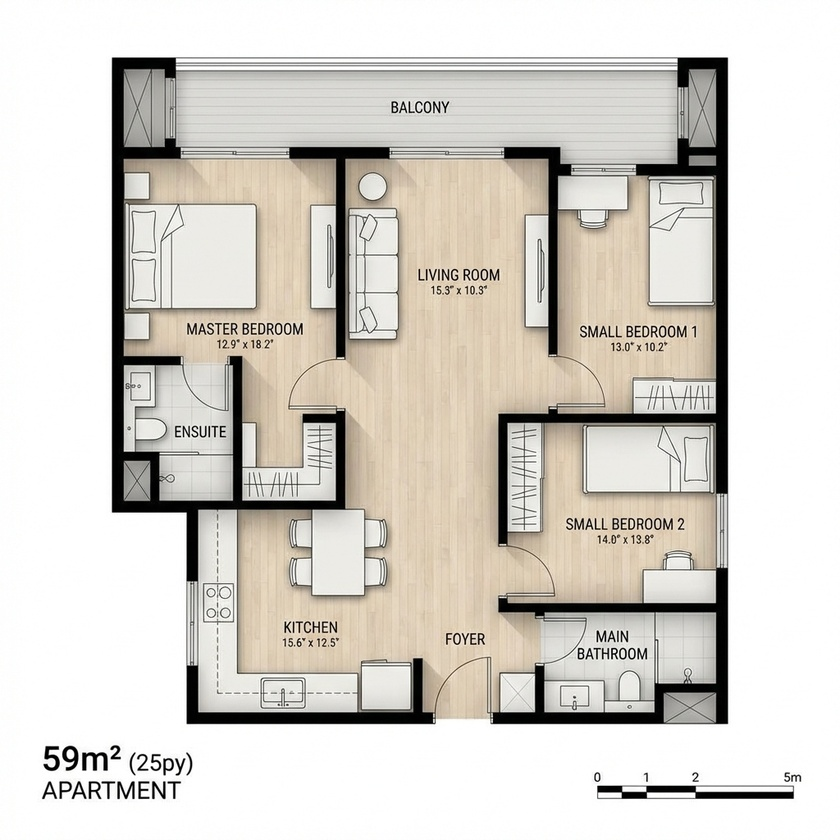
#> input picture image/unit_plan_59_v3.jpg, 840 x 840 px, shrunk from 1024 x 1024 before the run
$ python image_to_cad.py --input ../image/unit_plan_59_v3.jpg --output out.png
#> lines starting #> are read from the running program, lines starting #| are printed output that depends on the picture; after the words box and inside, x2 and y2 are one past the last pixel; in counts of white or black regions, pixels touching at a corner belong together

import argparse
import sys
import os
import cv2
import numpy as np
import ezdxf
from skimage.morphology import skeletonize

def main():
    parser = argparse.ArgumentParser(description="Convert an architectural image to a layered DXF file.")
    parser.add_argument("--input", required=True, help="Path to the source image file.")
    parser.add_argument("--output", required=True, help="Path to the destination DXF file.")
    parser.add_argument("--epsilon", type=float, default=1.0, help="Approximation accuracy for polyline simplification (default: 1.0).")
    parser.add_argument("--mode", choices=['bw', 'color'], default='bw', help="Processing mode: 'bw' for line drawings, 'color' for rendered plans.")
    args = parser.parse_args()

    input_path = args.input
    output_path = args.output

    if not os.path.exists(input_path):
        print(f"Error: Input file not found: {input_path}")
        sys.exit(1)

    print(f"Processing {input_path} in [{args.mode}] mode...")

    def log(msg):
        print(f"[Info] {msg}")

    try:
        img_color = cv2.imread(input_path)
#> img_color is the input picture: shape (840, 840, 3); mean B, G, R 204.3, 211, 215
        if img_color is None:
            print("Error: Could not read image.")
            sys.exit(1)

        height, width = img_color.shape[:2]

        # Initialize DXF
        doc = ezdxf.new()
        msp = doc.modelspace()
        doc.layers.new(name='A-WALL', dxfattribs={'color': 1}) # Red (Thick/Primary)
        doc.layers.new(name='A-DETAIL', dxfattribs={'color': 2}) # Yellow (Thin/Secondary) - Renamed from FURN for generic use

        def trace_contours(mask, layer_name, min_area=10, epsilon_factor=0.002):
            contours, _ = cv2.findContours(mask, cv2.RETR_CCOMP, cv2.CHAIN_APPROX_SIMPLE)
            count = 0
            for cnt in contours:
                if cv2.contourArea(cnt) < min_area: continue
                epsilon = epsilon_factor * cv2.arcLength(cnt, True)
                approx = cv2.approxPolyDP(cnt, epsilon, True)
                points = [(float(p[0][0]), float(height - p[0][1])) for p in approx]
                if len(points) > 2:
                    points.append(points[0])
                    msp.add_lwpolyline(points, dxfattribs={'layer': layer_name})
                    count += 1
            return count

        # [36 lines left out: function process_color, not called in this run]

        def process_bw(img):
            # B&W Line Drawing Strategy (Thick vs Thin separation)
            img_gray = cv2.cvtColor(img, cv2.COLOR_BGR2GRAY)
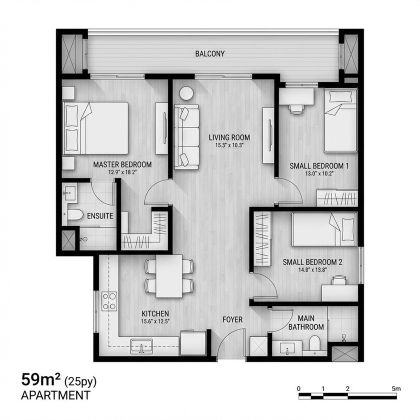
#> img_gray: shape (840, 840) (shown at 1/2 size); min 0, max 255, mean 211.5

            # 1. Binarize (Adaptive for robustness)
            # Invert: Lines become White, Background Black
            mask_lines = cv2.adaptiveThreshold(img_gray, 255, cv2.ADAPTIVE_THRESH_GAUSSIAN_C,
                                             cv2.THRESH_BINARY_INV, 21, 10)
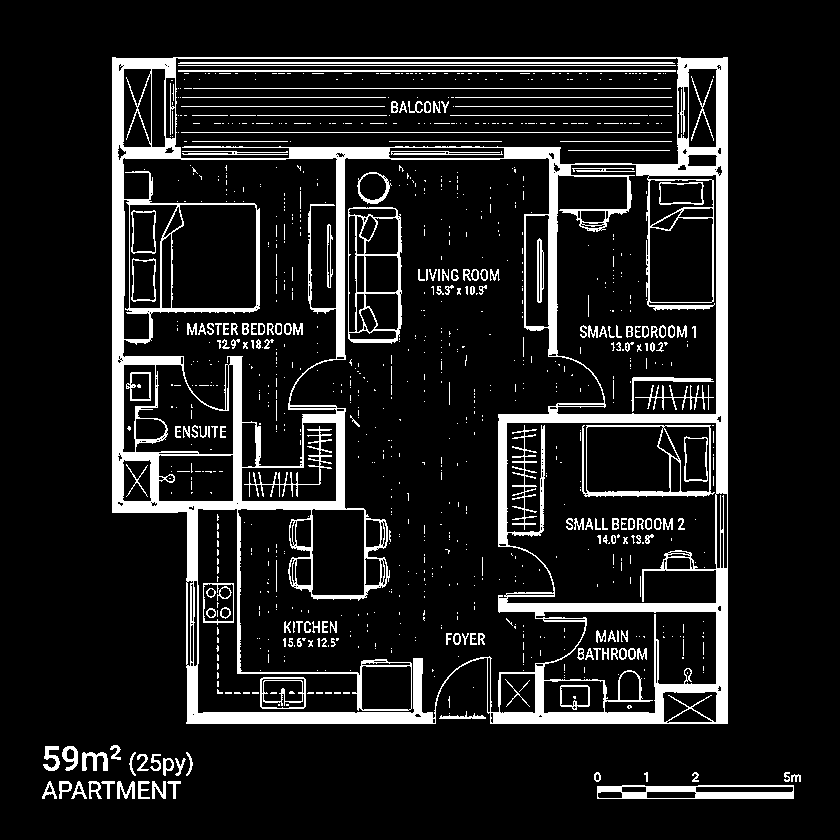
#> mask_lines: shape (840, 840); 11.7% white; 966 white regions (772 under 20 px), largest, box (x1, y1, x2, y2) and area: (112, 57, 728, 724) 56434, (348, 207, 402, 344) 1700, (597, 785, 794, 799) 1648

            # Clean noise
            mask_lines = cv2.morphologyEx(mask_lines, cv2.MORPH_OPEN, np.ones((2,2), np.uint8))
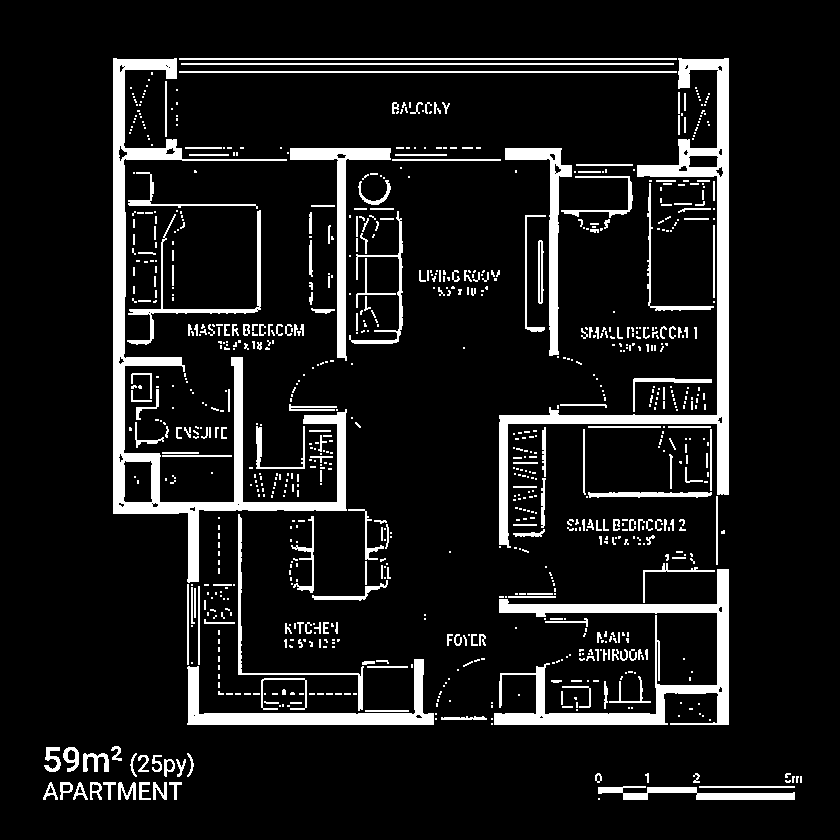
#> mask_lines: shape (840, 840); 10.1% white; 910 white regions (657 under 20 px), largest, box (x1, y1, x2, y2) and area: (113, 58, 347, 583) 13597, (499, 58, 729, 548) 10263, (494, 569, 729, 725) 7545

            # 2. Separate Thick Lines (Structures/Walls)
            # Erode to kill thin lines, keep thick ones
            kernel_thick = np.ones((3,3), np.uint8)
            mask_thick = cv2.erode(mask_lines, kernel_thick, iterations=1)
#> mask_thick: shape (840, 840); 5% white; 155 white regions (102 under 20 px), largest, box (x1, y1, x2, y2) and area: (114, 59, 345, 581) 10487, (500, 59, 728, 544) 8077, (495, 570, 728, 724) 5572
            # Restore thickness
            mask_thick = cv2.dilate(mask_thick, kernel_thick, iterations=1)
#> mask_thick: shape (840, 840); 7% white; 140 white regions (74 under 20 px), largest, box (x1, y1, x2, y2) and area: (113, 58, 346, 582) 13350, (499, 58, 729, 545) 10235, (494, 569, 729, 725) 7033

            # 3. Separate Thin Lines (Details/Hatch/Roads)
            # Thin = All Lines - Thick Lines
            mask_thick_dilated = cv2.dilate(mask_thick, np.ones((3,3), np.uint8), iterations=1)
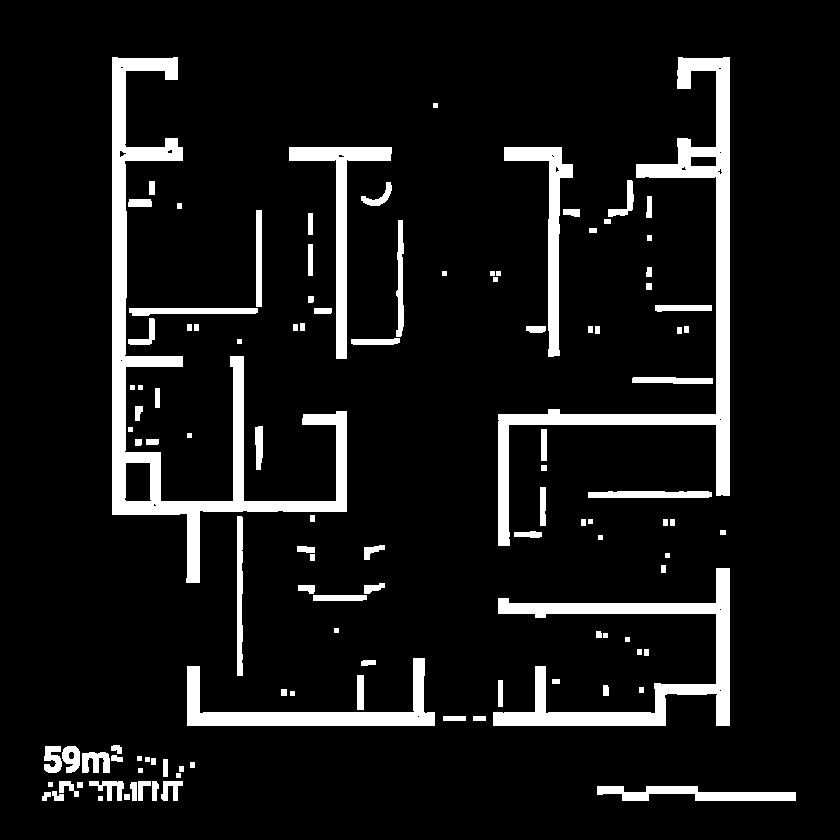
#> mask_thick_dilated: shape (840, 840); 9.1% white; 116 white regions, largest, box (x1, y1, x2, y2) and area: (112, 57, 347, 583) 16101, (498, 57, 730, 546) 12325, (493, 568, 730, 726) 8475
            mask_thin = cv2.subtract(mask_lines, mask_thick_dilated)
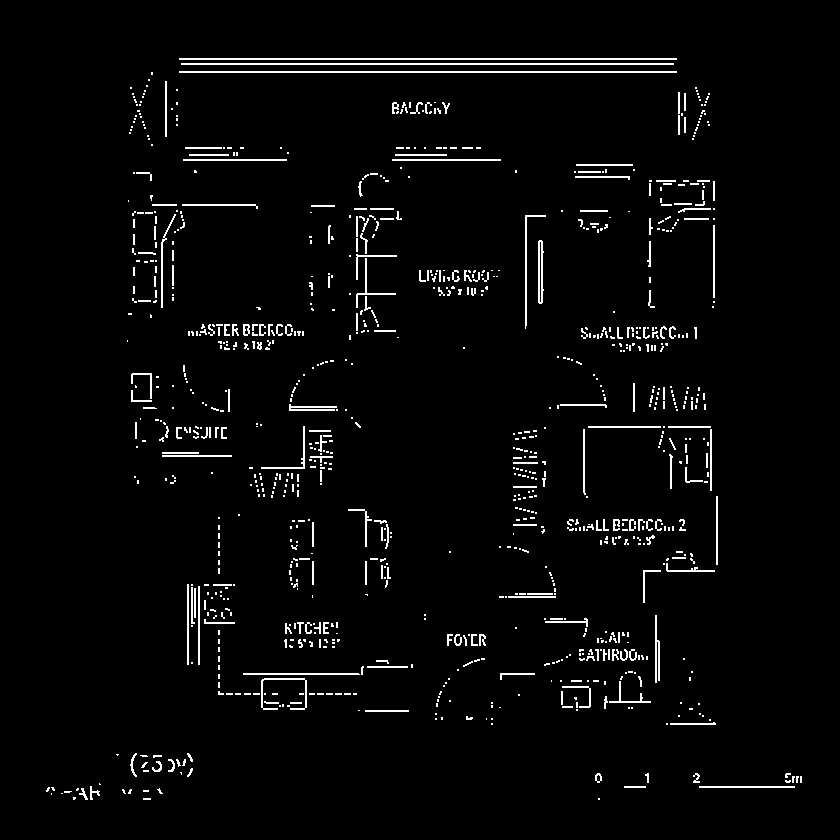
#> mask_thin: shape (840, 840); 3% white in thin lines or dots, all inside (x1, y1, x2, y2) = (46, 58, 802, 800)

            log("Tracing Thick Lines (A-WALL)...")
            n_thick = trace_contours(mask_thick, 'A-WALL', min_area=20, epsilon_factor=0.001)
#> in trace_contours, `contours, _ = cv2.findContours(mask, cv2.RETR_CCOMP, cv2.CHAIN_APPROX_..`: contours = 170 contours, 91 with area under 20; largest, box (x1, y1, x2, y2) and area: (113, 58, 346, 582) 13382, (499, 58, 729, 545) 9731, (494, 569, 729, 725) 6370, (188, 659, 434, 725) 3587, (290, 148, 391, 358) 2669
#> the loop in trace_contours, `for cnt in contours:` made 170 passes
#> (epsilon, approx) on passes 9, 28, 40, 42: (0.024, [[153, 789], [153, 799], [155, 799], [155, 789]]), (0.034, [[164, 760], [164, 775], [166, 775], [166, 760]]), (0.024, [[474, 717], [474, 719], [484, 719], [484, 717]]), (0.034, [[444, 717], [444, 719], [459, 719], [459, 717]])
#> after the loop in trace_contours, `for cnt in contours:`: count = 79
#> n_thick = 79
            log(f"Added {n_thick} thick segments.")

            log("Tracing Thin Lines (A-DETAIL)...")
            n_thin = trace_contours(mask_thin, 'A-DETAIL', min_area=10, epsilon_factor=0.001)
#> in trace_contours (call 2), `contours, _ = cv2.findContours(mask, cv2.RETR_CCOMP, cv2.CHAIN_APPROX_..`: contours = 982 contours, 870 with area under 20; largest, box (x1, y1, x2, y2) and area: (179, 71, 677, 73) 497, (179, 58, 677, 60) 497, (181, 63, 674, 65) 492, (538, 240, 544, 304) 254, (525, 215, 546, 329) 130
#> the loop in trace_contours (call 2), `for cnt in contours:` made 982 passes
#> (epsilon, approx) on passes 15, 16, 54: (0.192, [[699, 786], [699, 787], [794, 787], [794, 786]]), (0.044, [[624, 786], [624, 787], [645, 787], [645, 786]]), (0.088, [[365, 710], [365, 711], [408, 711], [408, 710]])
#> n_thin = 220
            log(f"Added {n_thin} thin segments.")

        # Execute selected mode
        if args.mode == 'color':
            process_color(img_color)
        else:
            process_bw(img_color)

        doc.saveas(output_path)
        print(f"Success! DXF saved to: {output_path}")

    except Exception as e:
        print(f"Error: {e}")
        import traceback
        traceback.print_exc()

if __name__ == "__main__":
    main()

$ run again, on image/core_plan_2unit.png
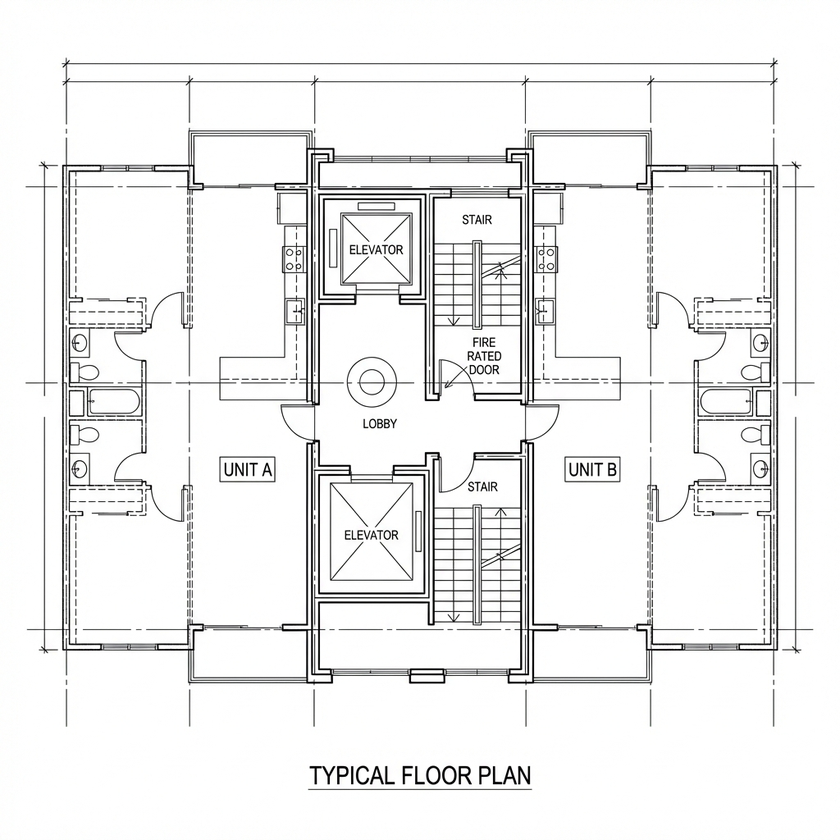
#> input picture image/core_plan_2unit.png, 840 x 840 px, shrunk from 1024 x 1024 before the run
#> in main, img_color is the input picture: shape (840, 840, 3); mean B, G, R 239.7, 239.8, 239.7
#> in process_bw, `mask_lines = cv2.adaptiveThreshold(img_gray, 255, cv2.ADAPTIVE_THRESH_..`:
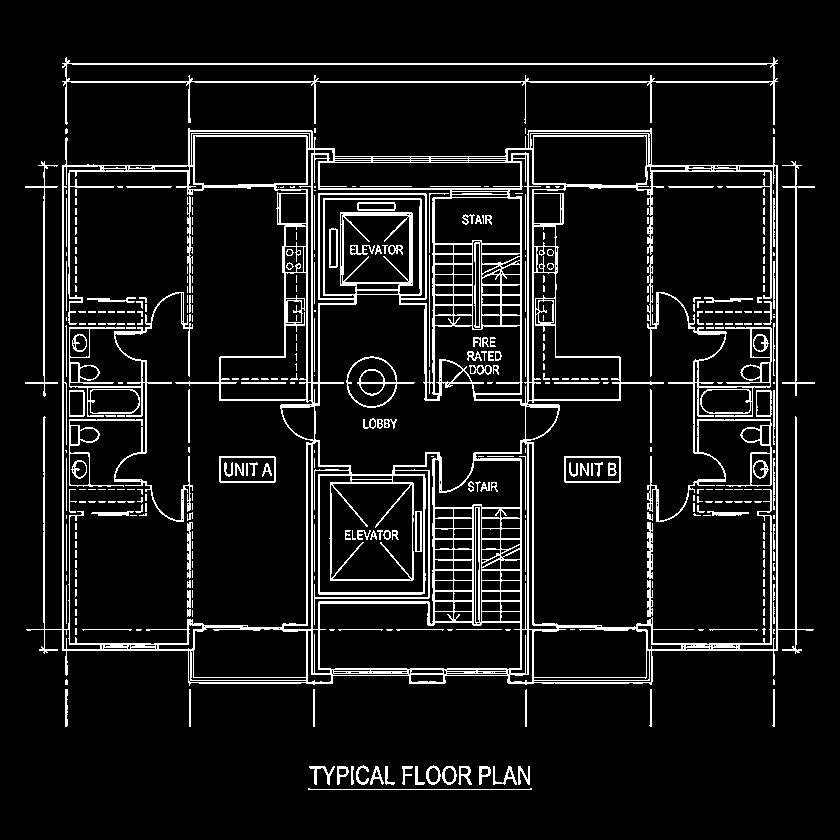
#> mask_lines: shape (840, 840); 8.9% white in thin lines or dots, all inside (x1, y1, x2, y2) = (25, 57, 815, 790)
#> mask_thick_dilated: shape (840, 840); 2.3% white; 191 white regions, largest, box (x1, y1, x2, y2) and area: (343, 212, 415, 288) 889, (542, 623, 631, 634) 563, (319, 601, 428, 606) 545
#> in process_bw, `mask_thin = cv2.subtract(mask_lines, mask_thick_dilated)`:
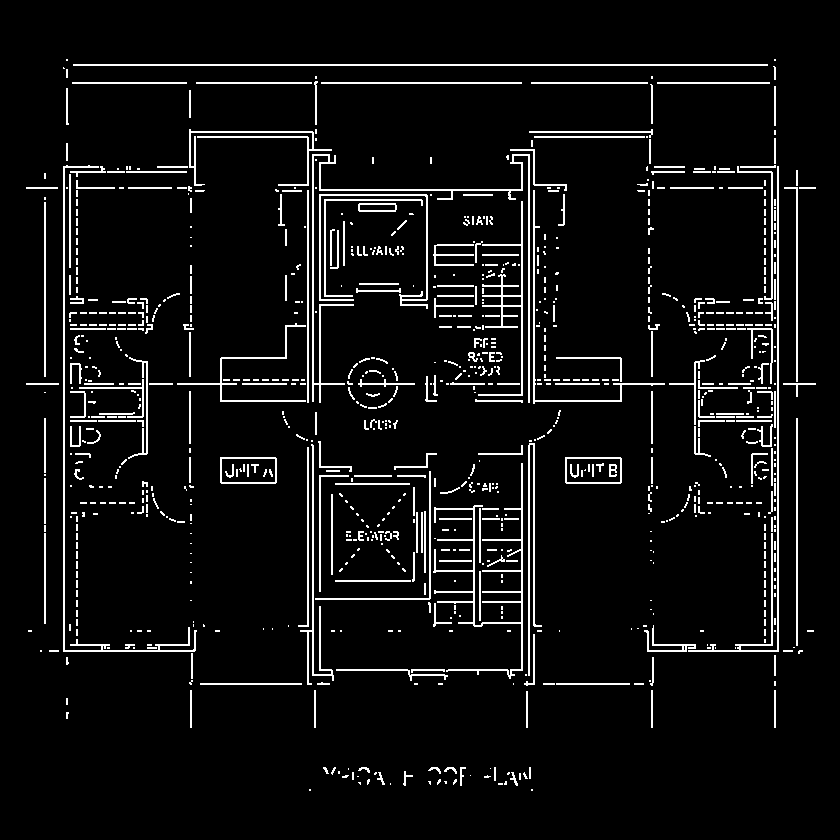
#> mask_thin: shape (840, 840); 6% white in thin lines or dots, all inside (x1, y1, x2, y2) = (26, 59, 816, 791)
#> contours = 230 contours, 164 with area under 20; largest, box (x1, y1, x2, y2) and area: (400, 216, 414, 287) 236, (320, 602, 427, 605) 212, (320, 593, 423, 596) 204, (344, 213, 408, 217) 189, (557, 626, 630, 632) 171
#> the loop in trace_contours, `for cnt in contours:` made 230 passes
#> (epsilon, approx) on passes 25, 32, 36, 51: (0.03, [[315, 771], [315, 784], [317, 784], [317, 771]]), (0.028, [[386, 767], [386, 779], [388, 779], [388, 767]]), (0.024, [[311, 767], [311, 769], [321, 769], [321, 767]]), (0.024, [[465, 672], [465, 674], [475, 674], [475, 672]])
#> after the loop in trace_contours, `for cnt in contours:`: count = 66
#> contours = 963 contours, 793 with area under 20; largest, box (x1, y1, x2, y2) and area: (565, 457, 622, 484) 1454, (220, 457, 277, 484) 1454, (566, 458, 621, 483) 1294, (221, 458, 276, 483) 1294, (312, 154, 530, 403) 1047
#> the loop in trace_contours (call 2), `for cnt in contours:` made 963 passes
#> (epsilon, approx) on passes 27, 28, 37, 38: (0.024, [[529, 767], [529, 778], [530, 778], [530, 767]]), (0.028, [[494, 767], [494, 780], [495, 780], [495, 767]]), (0.074, [[526, 691], [526, 727], [527, 727], [527, 691]]), (0.076, [[774, 690], [774, 727], [775, 727], [775, 690]])
#> n_thin = 283
